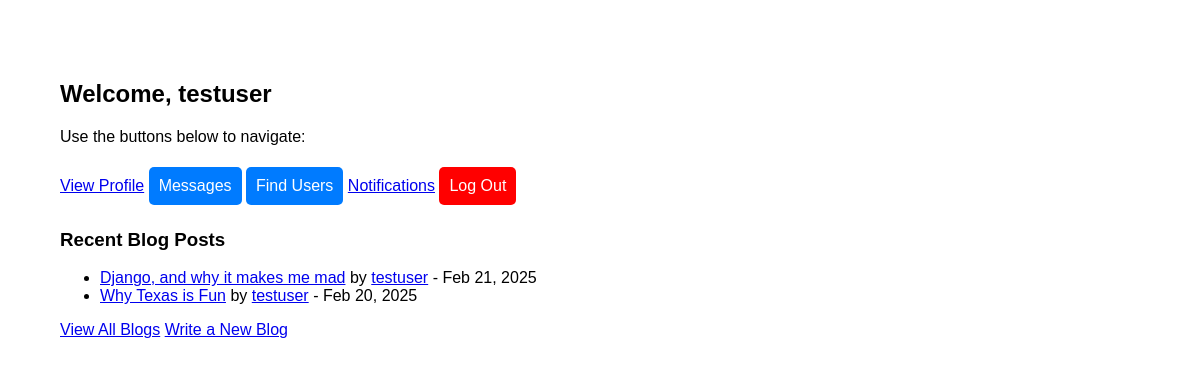
The app's page /dashboard/ (signed in) with its own data.
### users/models.py (models this page shows, shortened)
class BlogPost(models.Model):
    title = models.CharField(max_length=255)
    content = models.TextField()
    author = models.ForeignKey(User, on_delete=models.CASCADE)
    created_at = models.DateTimeField(auto_now_add=True)
    image = models.ImageField(upload_to="blog_images/", null=True, blank=True)  # ✅ Image support

### users/views.py (the view)
# urls.py: path('dashboard/', dashboard, name='dashboard'),  # ✅ Dashboard URL
@login_required
def dashboard(request):
    blogs = BlogPost.objects.order_by('-created_at')[:5]  # ✅ Fetch latest 5 blogs
    return render(request, 'users/dashboard.html', {'blogs': blogs})

### templates/users/dashboard.html (shortened to what this page needs)
<!DOCTYPE html>
<html lang="en">
<head>
</head>
<body>
    <h2>Welcome, {{ user.username }}</h2>
    <p>Use the buttons below to navigate:</p>
    <a href="{% url 'profile' user.username %}">View Profile</a>
    <a href="{% url 'inbox' %}" class="button">Messages</a>
    <a href="{% url 'search_users' %}" class="button">Find Users</a>
    <a href="{% url 'notifications_list' %}">Notifications</a>
    <a href="{% url 'logout' %}" class="button" style="background-color: red;">Log Out</a>
    <h3>Recent Blog Posts</h3>
    {% if blogs %}
        <ul>
            {% for blog in blogs %}
                <li>
                    <a href="{% url 'blog_detail' blog.id %}">{{ blog.title }}</a>
                    by <a href="{% url 'profile' blog.author.username %}">{{ blog.author.username }}</a>
                    - {{ blog.created_at|date:"M d, Y" }}
                </li>
            {% endfor %}
        </ul>
    {% else %}
        <p>No blog posts available.</p>
    {% endif %}
    <a href="{% url 'blog_list' %}">View All Blogs</a>
    <a href="{% url 'blog_create' %}">Write a New Blog</a>
</body>
</html>

### templates/users/dashboard.html (style rules this page uses)
body { font-family: Arial, sans-serif; margin: 40px; padding: 20px; max-width: 600px; }
.button { background-color: #007bff; color: white; padding: 10px; text-align: center; text-decoration: none; display: inline-block; border-radius: 5px; margin: 5px 0; }

### records on screen
BlogPost: title "Django, and why it makes me mad", author.username "testuser", created_at "Feb 21, 2025"
BlogPost: title "Why Texas is Fun", author.username "testuser", created_at "Feb 20, 2025"

### other values on screen
{{ user.username }} "testuser"
